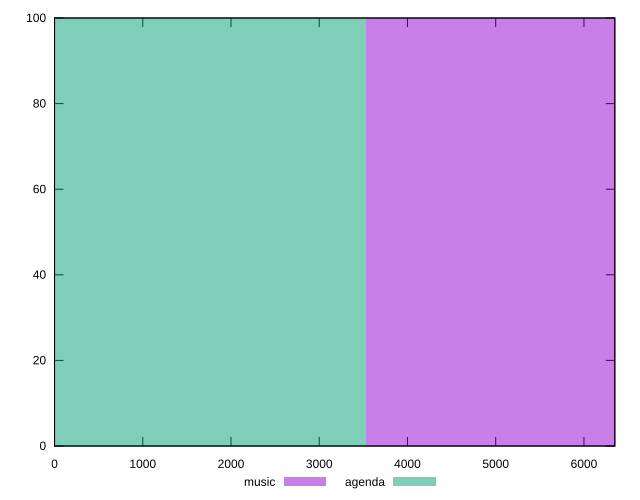

The script that saved this image:
reset

$music <<EOF
7052.358004346996 100
EOF

$agenda <<EOF
0 100
EOF

set key outside below
set boxwidth 7052.358004346996
set xrange [0:6350]
set yrange [0:100]
set trange [0:100]
set style fill transparent solid 0.5 noborder
set terminal svg size 640, 500 enhanced background rgb 'white'
set output "reports/report_00031_2021-02-24T23-18-18.084Z/uses-text-compression/comparison/histogram/0_vs_1.svg"

plot $music title "music" with boxes, \
     $agenda title "agenda" with boxes

reset
